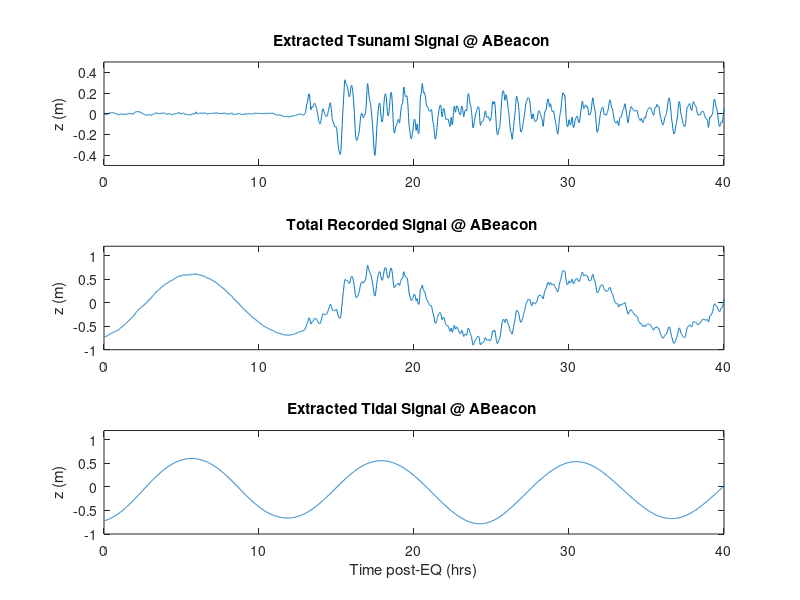

Write the MATLAB code that produced this figure.
clear all
clf

load port_data.txt

% ABeacon  176.17781 -37.60287
tAB=port_data(:,1);
zAB(:,1)=port_data(:,2);  %tsunami only
zAB(:,2)=port_data(:,3);  % total
zAB(:,3)=zAB(:,2)-zAB(:,1);   % tide only


for iplot=1:3
    
    subplot(3,1,iplot)
    
    xs=0;
    xe=40;
    if iplot==1
        ys=-.5;
        ye=.5;
    else
        ys=-1;
        ye=1.2;
    end
    
    if iplot==1
        str='Extracted Tsunami Signal @';
    elseif iplot==2
        str='Total Recorded Signal @';
    else
        str='Extracted Tidal Signal @';
    end
    
    plot(tAB,zAB(:,iplot))
    axis([xs xe ys ye])
    title([str ' ABeacon '])
    ylabel('z (m)')
    
    
    
end

xlabel('Time post-EQ (hrs)')
print -djpeg100 ABeacon.jpg






